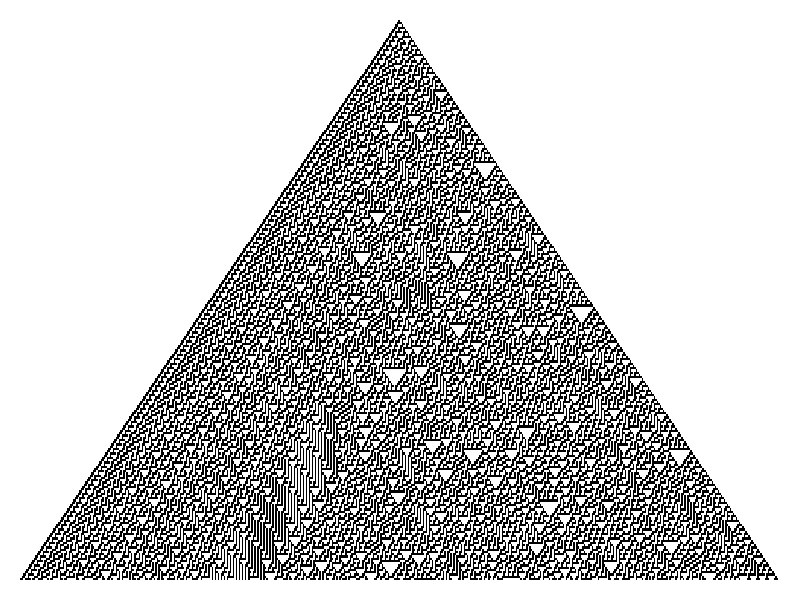
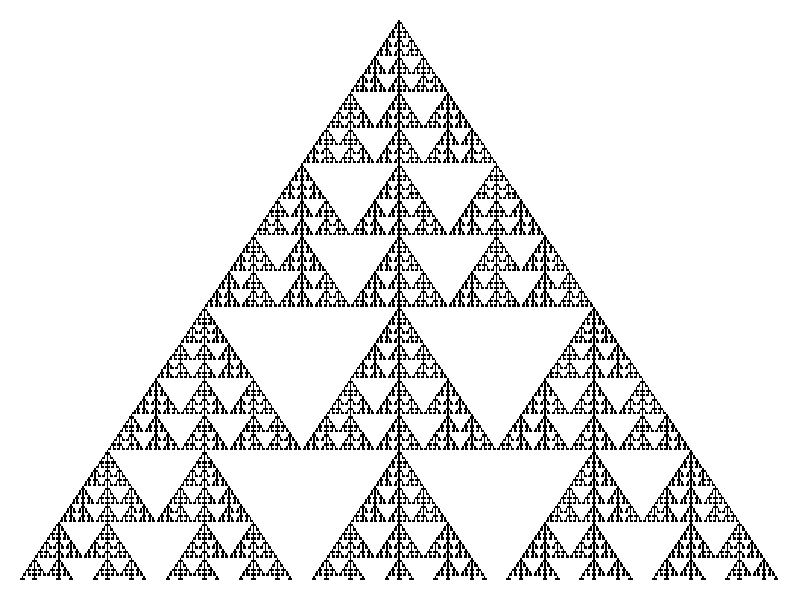

These charts were generated, in order, by the following R code:
####################################################################
##
##   Wolframs's elementary cellular automata
##
##   date:   4/7/2018
##   author: Balint Tamasi
##
####################################################################

## Returns a function corresponding to the rule based on the number
num2rule <- function(num) {
  stopifnot(num >= 0, num < 256)
  resp <- rev(as.numeric(rev(intToBits(num)[1:8])))
  out <- function(inp) {
    state <- Reduce(function(i, j) 2*i + j, inp) + 1 ## binary vector to decimal
    return(resp[state])
  }
  return(out)
}

## Calculates the next row based on an input row and a rule
step_state <- function(s, rule, wrap = TRUE) {
  ls <- length(s)
  if (wrap) {
    prev <- c(s[ls], s, s[1]) ## the grid is wrapped
  } else {
    prev <- c(0, s, 0) ## the grid is padded with 0s
  }
  out <- vector(mode = "numeric", length = ls)
  for (i in 1:ls) {
    out[i] <- rule(prev[i:(i+2)])
  }
  return(out)
}

## Plots the results starting from a row with one pixel on in the middle
plot_ca <- function(nr, nc, rule, wrap = TRUE) {
  ## =============================================
  ## nr: number of rows in the resulting image
  ## nc: number of columns in the resulting image
  ## rule: rule as a function
  ## wrap: how to handle the edges
  ## =============================================
  res <- matrix(0, nrow = nr, ncol = nc)
  res[1, ] <- rep(0, nc)
  res[1, round(nc/2)] <- 1
  v <- step_state(res[1, ], rule, wrap)
  for (i in 2:nr) {
    res[i, ] <- v
    v <- step_state(v, rule, wrap)
  }
  par(mar = c(1, 1, 1, 1))
  image(t(apply(res, 2, rev)), useRaster = TRUE, axes = FALSE,
        col = c(0, 1))
}

plot_ca(250, 500, num2rule(30))
plot_ca(250, 500, num2rule(150))